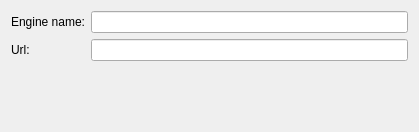
<ui version="4.0" >
 <class>DlgEngineEditing</class>
 <widget class="QWidget" name="DlgEngineEditing" >
  <property name="geometry" >
   <rect>
    <x>0</x>
    <y>0</y>
    <width>419</width>
    <height>132</height>
   </rect>
  </property>
  <layout class="QGridLayout" >
   <item row="0" column="0" >
    <widget class="QLabel" name="engineNameLabel" >
     <property name="text" >
      <string>Engine name:</string>
     </property>
    </widget>
   </item>
   <item row="0" column="1" >
    <widget class="QLineEdit" name="engineNameEdit" />
   </item>
   <item row="1" column="0" >
    <widget class="QLabel" name="urlLabel" >
     <property name="text" >
      <string>Url:</string>
     </property>
    </widget>
   </item>
   <item row="1" column="1" >
    <widget class="QLineEdit" name="urlEdit" />
   </item>
   <item row="2" column="0" colspan="2" >
    <spacer>
     <property name="orientation" >
      <enum>Qt::Vertical</enum>
     </property>
     <property name="sizeHint" >
      <size>
       <width>361</width>
       <height>40</height>
      </size>
     </property>
    </spacer>
   </item>
  </layout>
 </widget>
 <resources/>
 <connections/>
</ui>
